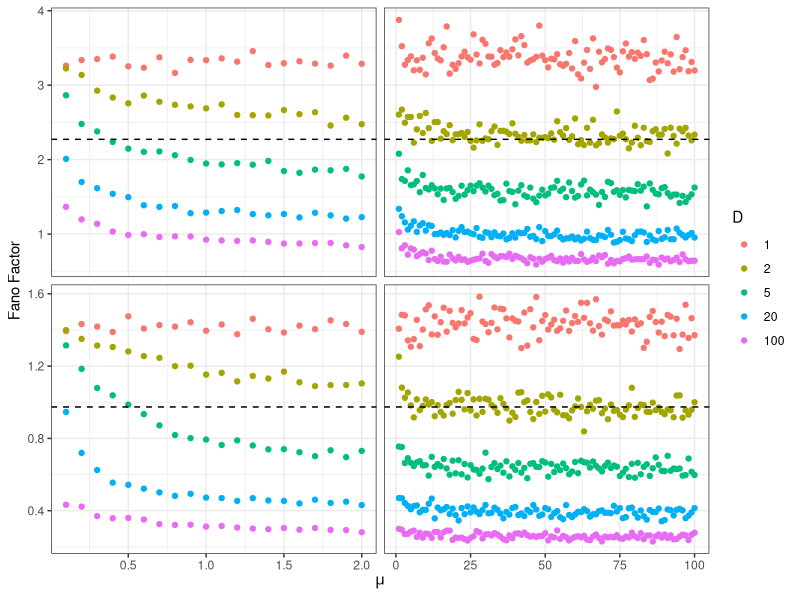
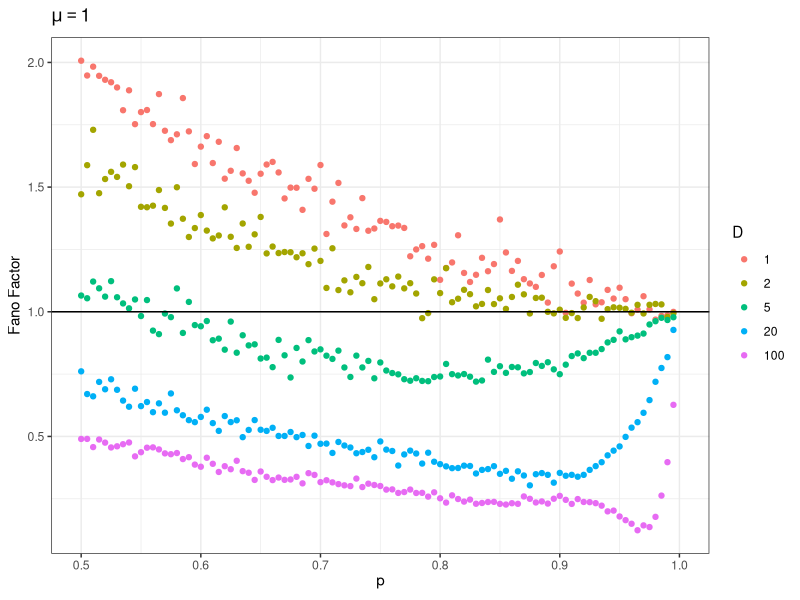
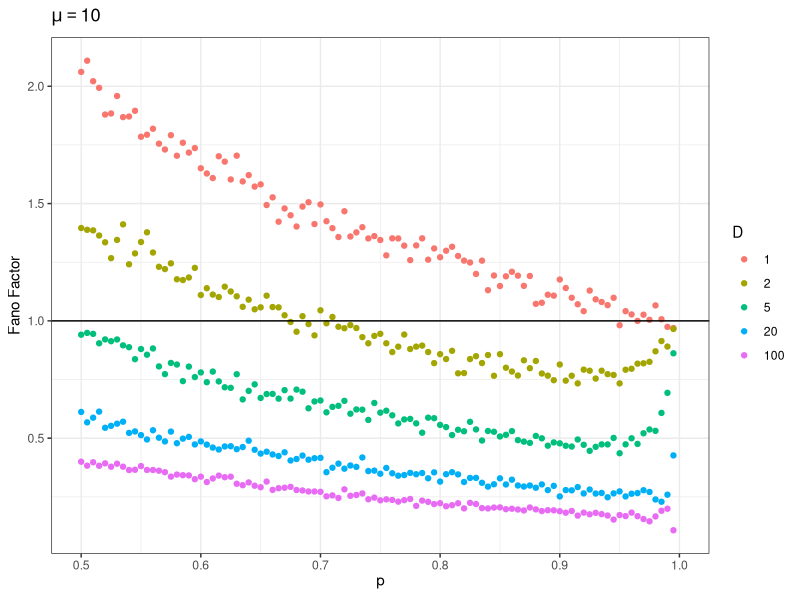
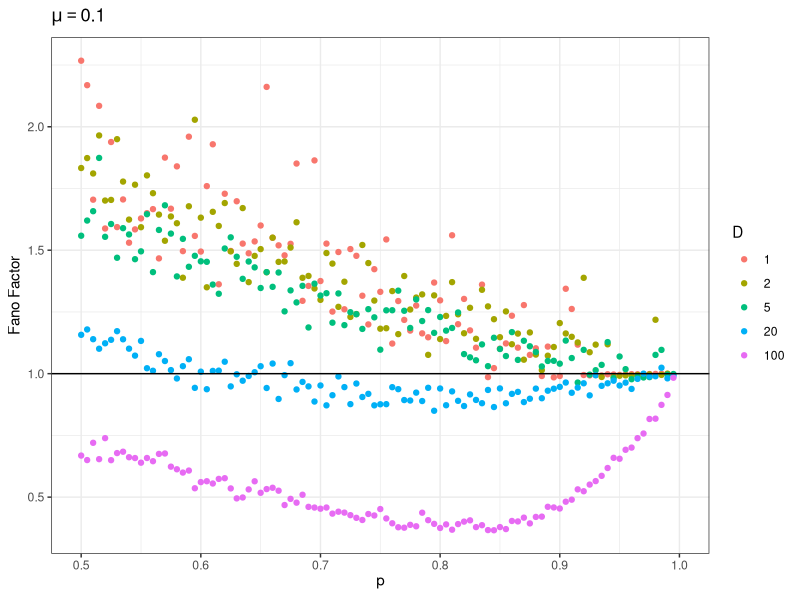

R code for these plots, in order: (Note: this script raises an error after producing the figures.)
## ---- chunk 1
library(tidyverse)
## ---- chunk 2
prob <- .7
#fano factor plot
muvec <- seq(1, 100, by=1)
dvec <- c(1,2,5,20,100)

B <- 1000
mean_mat <- matrix(0,nrow = length(muvec),ncol=length(dvec))
variances_mat <- matrix(0,nrow = length(muvec),ncol=length(dvec))

for(i in 1:length(muvec)){
  mu <- muvec[i]
  for(j in 1:length(dvec)){
    d <- dvec[j]
    Z_B <- c()
    for(k in 1:B){
      m_D <- rnbinom(n = d, size = mu, prob = prob)
      Z <- max(m_D)
      Z_B <- c(Z_B, Z)
    }
    mean_mat[i,j] <- mean(Z_B)
    variances_mat[i,j] <- var(Z_B)
  }
}

fano_mat <- variances_mat/mean_mat
df <- data.frame(fano_mat)
#colnames(df) <- as.character(dvec)
colnames(df) <- as.character(dvec)
df <- df %>% pivot_longer(cols = colnames(df), names_to = "D")
df$D <- factor(df$D, levels =  as.character(dvec))#,"5", "10","20","50","100","1000"

muvec_other <- c()
for(p in muvec){
  muvec_other <- c(muvec_other, rep(p,length(dvec)))
}

df$mu <- muvec_other

prob <- .7
#fano factor plot
muvec <- seq(.1, 2, by=.1)
dvec <- c(1,2,5,20,100)

B <- 10000
mean_mat <- matrix(0,nrow = length(muvec),ncol=length(dvec))
variances_mat <- matrix(0,nrow = length(muvec),ncol=length(dvec))

for(i in 1:length(muvec)){
  mu <- muvec[i]
  for(j in 1:length(dvec)){
    d <- dvec[j]
    Z_B <- c()
    for(k in 1:B){
      m_D <- rnbinom(n = d, size = mu, prob = prob)
      Z <- max(m_D)
      Z_B <- c(Z_B, Z)
    }
    mean_mat[i,j] <- mean(Z_B)
    variances_mat[i,j] <- var(Z_B)
  }
}

fano_mat <- variances_mat/mean_mat
dfsmall <- data.frame(fano_mat)
colnames(dfsmall) <- as.character(dvec)
dfsmall <- dfsmall %>% pivot_longer(cols = colnames(dfsmall), names_to = "D")
dfsmall$D <- factor(dfsmall$D, levels =  as.character(dvec))#,"5", "10","20","50","100","1000"

muvec_other <- c()
for(p in muvec){
  muvec_other <- c(muvec_other, rep(p,length(dvec)))
}

dfsmall$mu <- muvec_other
dfsmall$t <- 1
df$t <- 2
dftop <- rbind(df,dfsmall)
dftop$p <- prob

prob <- .3
#fano factor plot
muvec <- seq(1, 100, by=1)
dvec <- c(1,2,5,20,100)

B <- 1000
mean_mat <- matrix(0,nrow = length(muvec),ncol=length(dvec))
variances_mat <- matrix(0,nrow = length(muvec),ncol=length(dvec))

for(i in 1:length(muvec)){
  mu <- muvec[i]
  for(j in 1:length(dvec)){
    d <- dvec[j]
    Z_B <- c()
    for(k in 1:B){
      m_D <- rnbinom(n = d, size = mu, prob = prob)
      Z <- max(m_D)
      Z_B <- c(Z_B, Z)
    }
    mean_mat[i,j] <- mean(Z_B)
    variances_mat[i,j] <- var(Z_B)
  }
}

fano_mat <- variances_mat/mean_mat
df <- data.frame(fano_mat)
#colnames(df) <- as.character(dvec)
colnames(df) <- as.character(dvec)
df <- df %>% pivot_longer(cols = colnames(df), names_to = "D")
df$D <- factor(df$D, levels =  as.character(dvec))#,"5", "10","20","50","100","1000"

muvec_other <- c()
for(p in muvec){
  muvec_other <- c(muvec_other, rep(p,length(dvec)))
}

df$mu <- muvec_other

prob <- .3
#fano factor plot
muvec <- seq(.1, 2, by=.1)
dvec <- c(1,2,5,20,100)

B <- 10000
mean_mat <- matrix(0,nrow = length(muvec),ncol=length(dvec))
variances_mat <- matrix(0,nrow = length(muvec),ncol=length(dvec))

for(i in 1:length(muvec)){
  mu <- muvec[i]
  for(j in 1:length(dvec)){
    d <- dvec[j]
    Z_B <- c()
    for(k in 1:B){
      m_D <- rnbinom(n = d, size = mu, prob = prob)
      Z <- max(m_D)
      Z_B <- c(Z_B, Z)
    }
    mean_mat[i,j] <- mean(Z_B)
    variances_mat[i,j] <- var(Z_B)
  }
}

fano_mat <- variances_mat/mean_mat
dfsmall <- data.frame(fano_mat)
colnames(dfsmall) <- as.character(dvec)
dfsmall <- dfsmall %>% pivot_longer(cols = colnames(dfsmall), names_to = "D")
dfsmall$D <- factor(dfsmall$D, levels =  as.character(dvec))#,"5", "10","20","50","100","1000"

muvec_other <- c()
for(p in muvec){
  muvec_other <- c(muvec_other, rep(p,length(dvec)))
}

dfsmall$mu <- muvec_other
dfsmall$t <- 1
df$t <- 2
dfbot <- rbind(df,dfsmall)
dfbot$p <- prob

df <- rbind(dftop,dfbot)
df$pfact <- as.factor(df$p)
## ---- chunk 3
hline_data <- data.frame(
  pfact = as.factor(c(.3,.7)), # Match row names
  yintercept = c(((pi-1)/pi * 1/.3), ((pi-1)/pi * 1/.7)))

ggplot() + 
  geom_point(data = df, aes(x = mu, y = value, color = D)) +
  facet_grid(pfact ~ t, scales = "free") + geom_hline(data = hline_data, aes(yintercept = yintercept), linetype = "dashed") +
  labs(y = "Fano Factor", x = expression(mu)) + theme_bw() + theme(strip.text = element_blank()) 

## ---- chunk 4
mu <- 1
#fano factor plot
pvec <- seq(.5, 1, by=.005)
dvec <- c(1,2,5,20,100)

B <- 2000
mean_mat <- matrix(0,nrow = length(pvec),ncol=length(dvec))
variances_mat <- matrix(0,nrow = length(pvec),ncol=length(dvec))

for(i in 1:length(pvec)){
  prob <- pvec[i]
  for(j in 1:length(dvec)){
    d <- dvec[j]
    Z_B <- c()
    for(k in 1:B){
      m_D <- rnbinom(n = d, size = mu, prob = prob)
      Z <- max(m_D)
      Z_B <- c(Z_B, Z)
    }
    mean_mat[i,j] <- mean(Z_B)
    variances_mat[i,j] <- var(Z_B)
  }
}

fano_mat <- variances_mat/mean_mat
df <- data.frame(fano_mat)
#colnames(df) <- as.character(dvec)
colnames(df) <- as.character(dvec)
df <- df %>% pivot_longer(cols = colnames(df), names_to = "D")
df$D <- factor(df$D, levels =  as.character(dvec))#,"5", "10","20","50","100","1000"

pvec_other <- c()
for(p in pvec){
  pvec_other <- c(pvec_other, rep(p,length(dvec)))
}

df$p <- pvec_other
df$mu <- mu
## ---- chunk 5
ggplot() + 
  geom_point(data = df, aes(x = p, y = value, color = D)) +
  labs(y = "Fano Factor", x = expression(p)) + theme_bw() + theme(strip.text = element_blank())+geom_hline(yintercept=1) + ggtitle(expression(mu==1))
## ---- chunk 6
mu <- 10
#fano factor plot
pvec <- seq(.5, 1, by=.005)
dvec <- c(1,2,5,20,100)

B <- 2000
mean_mat <- matrix(0,nrow = length(pvec),ncol=length(dvec))
variances_mat <- matrix(0,nrow = length(pvec),ncol=length(dvec))

for(i in 1:length(pvec)){
  prob <- pvec[i]
  for(j in 1:length(dvec)){
    d <- dvec[j]
    Z_B <- c()
    for(k in 1:B){
      m_D <- rnbinom(n = d, size = mu, prob = prob)
      Z <- max(m_D)
      Z_B <- c(Z_B, Z)
    }
    mean_mat[i,j] <- mean(Z_B)
    variances_mat[i,j] <- var(Z_B)
  }
}

fano_mat <- variances_mat/mean_mat
df <- data.frame(fano_mat)
#colnames(df) <- as.character(dvec)
colnames(df) <- as.character(dvec)
df <- df %>% pivot_longer(cols = colnames(df), names_to = "D")
df$D <- factor(df$D, levels =  as.character(dvec))#,"5", "10","20","50","100","1000"

pvec_other <- c()
for(p in pvec){
  pvec_other <- c(pvec_other, rep(p,length(dvec)))
}

df$p <- pvec_other
df$mu <- mu
## ---- chunk 7
ggplot() + 
  geom_point(data = df, aes(x = p, y = value, color = D)) +
  labs(y = "Fano Factor", x = expression(p)) + theme_bw() + theme(strip.text = element_blank())+geom_hline(yintercept=1) + ggtitle(expression(mu==10))
## ---- chunk 8
mu <- .1
#fano factor plot
pvec <- seq(.5, 1, by=.005)
dvec <- c(1,2,5,20,100)

B <- 2000
mean_mat <- matrix(0,nrow = length(pvec),ncol=length(dvec))
variances_mat <- matrix(0,nrow = length(pvec),ncol=length(dvec))

for(i in 1:length(pvec)){
  prob <- pvec[i]
  for(j in 1:length(dvec)){
    d <- dvec[j]
    Z_B <- c()
    for(k in 1:B){
      m_D <- rnbinom(n = d, size = mu, prob = prob)
      Z <- max(m_D)
      Z_B <- c(Z_B, Z)
    }
    mean_mat[i,j] <- mean(Z_B)
    variances_mat[i,j] <- var(Z_B)
  }
}

fano_mat <- variances_mat/mean_mat
df <- data.frame(fano_mat)
#colnames(df) <- as.character(dvec)
colnames(df) <- as.character(dvec)
df <- df %>% pivot_longer(cols = colnames(df), names_to = "D")
df$D <- factor(df$D, levels =  as.character(dvec))#,"5", "10","20","50","100","1000"

pvec_other <- c()
for(p in pvec){
  pvec_other <- c(pvec_other, rep(p,length(dvec)))
}

df$p <- pvec_other
df$mu <- mu
## ---- chunk 9
ggplot() + 
  geom_point(data = df, aes(x = p, y = value, color = D)) +
  labs(y = "Fano Factor", x = expression(p)) + theme_bw() + theme(strip.text = element_blank())+geom_hline(yintercept=1) + ggtitle(expression(mu==.1))
## ---- chunk 10
muvec <- seq(1,100,by=1)
muvec_other <- c()
for(mu in muvec){
  muvec_other <- c(muvec_other, rep(mu,length(dvec)))
}
df$mu <- muvec_other

muvec <- seq(.01,2,by=.02)
muvec_other <- c()
for(mu in muvec){
  muvec_other <- c(muvec_other, rep(mu,length(dvec)))
}
df2$mu <- muvec_other
df2$plot <- 1
df$plot <- 2
df_all <- rbind(df[which(df$mu >=2),],df2)
## ---- chunk 11
library(tidyverse)
ggplot() + 
  geom_point(data = df_all, aes(x = df_all$mu, y = value, color = D)) +
  labs(y = "Fano Factor", x = expression(mu)) +
  facet_grid(~plot,scales="free_x")  + theme_bw() + theme(strip.text = element_blank()) 
## ---- chunk 12
library(tidyverse)


library(tidyverse)
ggplot() + 
  geom_point(data = df, aes(x = pvec_other, y = value, color = D)) +
  labs(y = "Fano Factor", x = "r")
## ---- chunk 13
rmaxnorm <- function(N,sd,D){
  x <- c()
  for(i in 1:N){
    x <- c(x, max(rnorm(n=D,mean=0,sd=sd)))
  }
 return(x)
}
# var(rmaxnorm(100000,1,5))
# rmaxnbinom <- function(N,D,size,prob){
#   x <- c()
#   for(i in 1:N){
#     x <- c(x, max(rnbinom(D,size=size,prob=prob)))
#   }
#  return(x)
# }
# prob <- .1
# r <- 10000000
# var(((prob)*rmaxnbinom(100000,5,r,prob) - (1-prob)*r)/sqrt(r*(1-prob)))
# var(rmaxnbinom(10000,5,r,prob))
# var(rmaxnorm(10000,1,5))*r*(1-prob)/prob^2

## ---- chunk 14
prob <- .01
#fano factor plot
pvec <- seq(1, 100, by=1)
dvec <- c(3,5,7,9,11,21,51,101)

B <- 1000
mean_mat <- matrix(0,nrow = length(pvec),ncol=length(dvec))
variances_mat <- matrix(0,nrow = length(pvec),ncol=length(dvec))

for(i in 1:length(pvec)){
  p <- pvec[i]
  for(j in 1:length(dvec)){
    d <- dvec[j]
    Z_B <- c()
    for(k in 1:B){
      m_D <- rnbinom(n = d, size = p, prob = prob)
      Z <- median(m_D)
      Z_B <- c(Z_B, Z)
    }
    mean_mat[i,j] <- mean(Z_B)
    variances_mat[i,j] <- var(Z_B)
  }
}
## ---- chunk 15
library(tidyverse)
fano_mat <- mean_mat
df <- data.frame(fano_mat)
#colnames(df) <- as.character(dvec)
colnames(df) <- as.character(dvec)
df <- df %>% pivot_longer(cols = colnames(df), names_to = "D")
df$D <- factor(df$D, levels =  as.character(dvec))#,"5", "10","20","50","100","1000"

pvec_other <- c()
for(p in pvec){
  pvec_other <- c(pvec_other, rep(p,length(dvec)))
}

library(tidyverse)
ggplot() + 
  geom_point(data = df, aes(x = pvec_other, y = value, color = D)) +
  labs(y = "Fano Factor", x = "r")
## ---- chunk 16
mu <- .1
#fano factor plot
pvec <- seq(0.001,1,by=.001)
#dvec <- c(1,2,3,4,5,10,20,50,101)
dvec <- c(2,5,20,50)

B <- 10000
mean_mat <- matrix(0,nrow = length(pvec),ncol=length(dvec))
variances_mat <- matrix(0,nrow = length(pvec),ncol=length(dvec))

for(i in 1:length(pvec)){
  p <- pvec[i]
  for(j in 1:length(dvec)){
    d <- dvec[j]
    Z_B <- c()
    for(k in 1:B){
      m_D <- rnbinom(n = d, size = mu, prob = p)
      Z <- max(m_D)
      Z_B <- c(Z_B, Z)
    }
    mean_mat[i,j] <- mean(Z_B)
    variances_mat[i,j] <- var(Z_B)
  }
}

fano_mat <- variances_mat/mean_mat
df2 <- data.frame(fano_mat)
#colnames(df) <- as.character(dvec)
colnames(df2) <- as.character(dvec)
df2 <- df2 %>% pivot_longer(cols = colnames(df2), names_to = "D")
df2$D <- factor(df2$D, levels =  as.character(dvec))#,"5", "10","20","50","100","1000"

pvec_other <- c()
for(p in pvec){
  pvec_other <- c(pvec_other, rep(p,length(dvec)))
}
df2$p <- pvec_other
## ---- chunk 17
library(tidyverse)
ggplot() + 
  geom_point(data = df2, aes(x = df2$p, y = value, color = D)) +
  labs(y = "Fano Factor", x = expression(p)) + theme_bw() + theme(strip.text = element_blank()) + ylim(0,2) + ggtitle("Fixed mu=.1")
## ---- chunk 18
rmaxgamma <- function(n,shape,rate,D){
  result <- rep(0,n)
  for(i in 1:n){
    result[i] <- max(rgamma(D,shape,rate = rate))
  }
  return(result)
}
x <- rmaxgamma(1000000,mu,1,10)/p
var(x)/mean(x)
## ---- chunk 19
rmaxnegbin <- function(n,r,p,D){
  result <- rep(0,n)
  for(i in 1:n){
    result[i] <- max(rnbinom(D,r,p))
  }
  return(result)
}
mu <- .2
p <- .99
y <- rmaxnegbin(1000000,mu,p,10)
var(y)/mean(y)
## ---- chunk 20
hist(rmaxnegbin(10000,1000,.99999,10))
